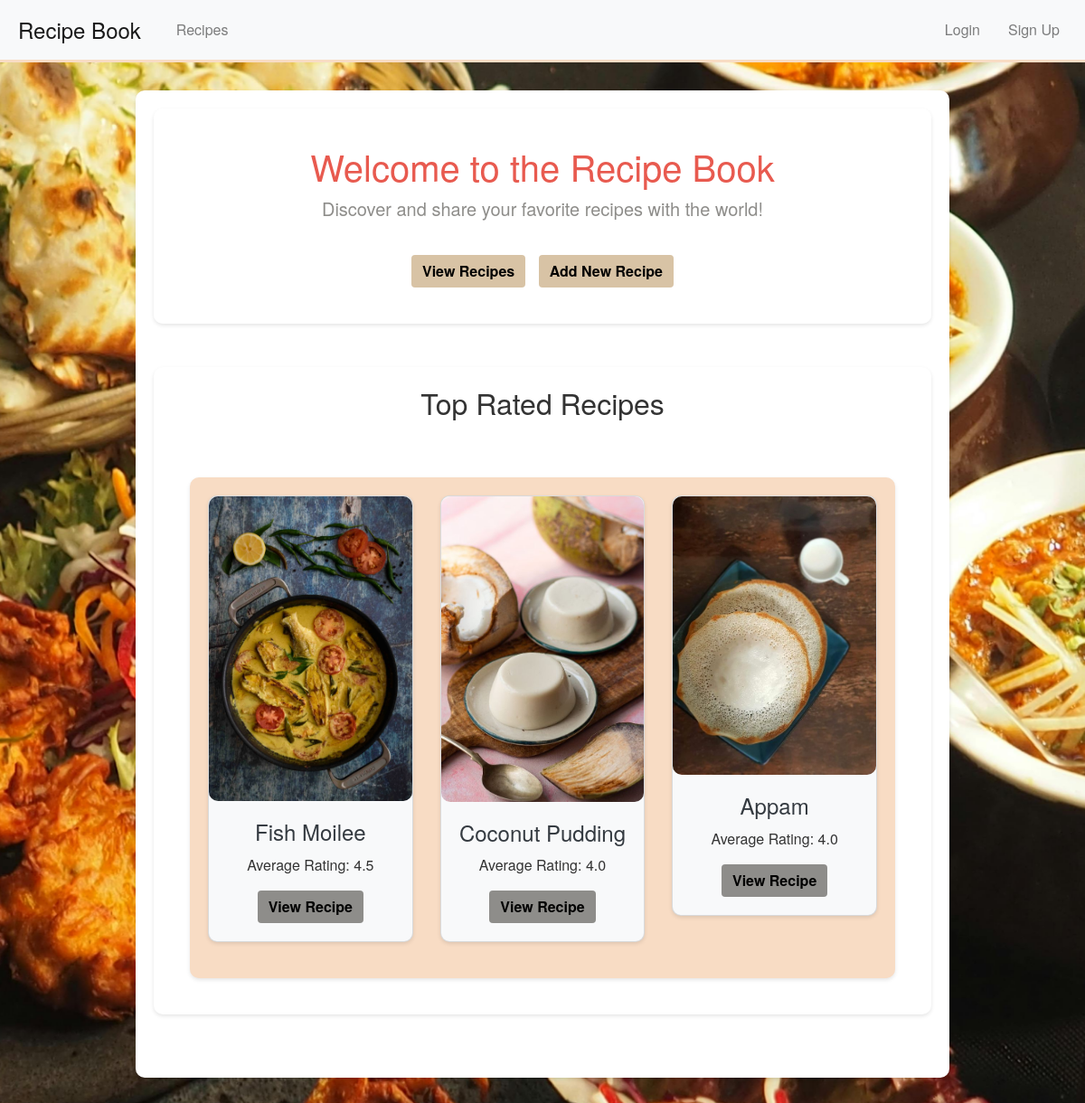
The page / on the database its author committed.
### recipes/models.py (models this page shows, shortened)
class Recipe(models.Model):
    title = models.CharField(max_length=200)
    description = models.TextField()
    category = models.ForeignKey(Category, on_delete=models.CASCADE)
    ingredients = models.TextField()  # Assuming ingredients are stored as a text field
    instructions = models.TextField()  # Assuming instructions are stored as a text field
    image = models.ImageField(upload_to='recipe_images/', blank=True, null=True)
    author = models.ForeignKey(User, on_delete=models.CASCADE)

### recipes/views.py (the view)
# urls.py: path('', views.home, name='home'),
def home(request):
    total_recipes = Recipe.objects.count()
    middle_index = total_recipes // 2
    start_index = max(0, middle_index - 1)  # Start 1 recipe before the middle to get 3
    recipes = Recipe.objects.all()[start_index:start_index + 3]  # Get 3 recipes from the middle
    top_rated_recipes = Recipe.objects.annotate(average_rating=Avg('ratings__value')).order_by('-average_rating')[:3]
    return render(request, 'recipes/home.html', {'recipes': recipes, 'top_rated_recipes': top_rated_recipes})

### recipes/templates/recipes/home.html (shortened to what this page needs)
{% extends 'recipes/base.html' %}
{% load static %}
{% block content %}
<div class="home-container">
    <div class="jumbotron text-center">
        <h1 class="display-4" style="color:#E85A4F;">Welcome to the Recipe Book</h1>
        <p class="lead" style="color:#8E8D8A;">Discover and share your favorite recipes with the world!</p>
        <a class="btn btn-view-recipes" href="{% url 'recipe_list' %}" role="button">View Recipes</a>
        <a class="btn btn-add-recipe" href="{% url 'recipe_new' %}" role="button">Add New Recipe</a>
    </div>
    <div class="container mt-5">
        <h2 class="text-center mb-4">Top Rated Recipes</h2>
            <div class="card-body">
                <div class="top-rated-recipes-container text-center container-custom">
                    <div class="row">
                        {% for recipe in top_rated_recipes %}
                            <div class="col-md-4">
                                <div class="card">
                                    {% if recipe.image %}
                                        <img src="{{ recipe.image.url }}" class="card-img-top" alt="{{ recipe.title }}">
                                    {% else %}
                                        <img src="{% static 'recipes/default_image.jpg' %}" class="card-img-top" alt="{{ recipe.title }}">
                                    {% endif %}
                                    <div class="card-body">
                                        <h5 class="card-title">{{ recipe.title }}</h5>
                                        <p class="card-text">Average Rating: {{ recipe.average_rating|floatformat:1 }}</p>
                                        <a href="{% url 'recipe_detail' recipe.pk %}" class="btn btn-primary" style="background-color: #8E8D8A;">View Recipe</a>
                                    </div>
                                </div>
                            </div>
                        {% endfor %}
                    </div>
                </div>
            </div>
        </div>
    </div>
</div>
{% endblock %}

### recipes/static/css/style.css (style rules this page uses)
a { color: #EAE7DC; text-decoration: none; }
.container { max-width: 900px; margin: 50px auto; padding: 20px; background-color: white; box-shadow: 0 2px 4px rgba(0, 0, 0, 0.1); border-radius: 10px; }
.home-container { text-align: center; }
.jumbotron { background-color: #EAE7DC; padding: 40px 30px; border-radius: 10px; box-shadow: 0 2px 4px rgba(0, 0, 0, 0.1); margin-bottom: 30px; }
.jumbotron h1 { font-size: 2.5rem; color: #160f0f; }
.jumbotron .lead { color: #8E8D8A; }
.jumbotron .btn { margin-top: 20px; background-color: #D8C3A5; border: none; color: black; font-weight: bold; }
.btn-view-recipes { background-color: #D8C3A5; color: #000; margin-right: 10px; }
.btn-add-recipe { background-color: #D8C3A5; color: #000; }
.card { background-color: #F8F9FA; border-radius: 10px; margin-bottom: 20px; box-shadow: 0 2px 4px rgba(0, 0, 0, 0.1); transition: transform 0.3s, box-shadow 0.3s; }
.card-title { font-size: 1.5rem; margin-bottom: 10px; color: #343A40; }
.card .btn { background-color: #D8C3A5; border: none; color: black; font-weight: bold; }
.card img { width: 100%; height: auto; border-radius: 10px; }
.container-custom { background-color: #f8dcc4; padding: 20px; border-radius: 10px; box-shadow: 0 2px 4px rgba(0, 0, 0, 0.1); margin-top: 20px; }

### rows shown on the page
Recipe: image (picture), title "Fish Moilee", average_rating "4.5"
Recipe: image (picture), title "Coconut Pudding", average_rating "4.0"
Recipe: image (picture), title "Appam", average_rating "4.0"
